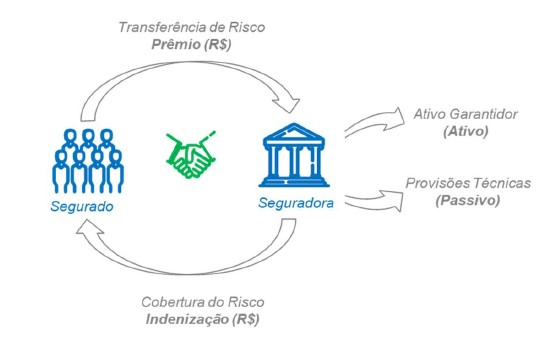
#> input picture Images/fluxo_seguro.jpg, 538 x 339 px, found by its file name
$ jupyter execute --allow-errors PO_245_FinML_PSJ.ipynb
#> lines starting #> are read from the running program, lines starting #| are printed output that depends on the picture
<a href="https://colab.research.google.com/github/paulodesouzajose/FinML/blob/main/PO_245_FinML_PSJ.ipynb" target="_parent"></a>

[cell 1]
# Bloco de importação dos pacotes e bibliotecas
import cv2
import matplotlib.pyplot as plt
import numpy as np
import pandas as pd

# **Insurance Asset Liability Management: uma aplicação de aprendizado de máquina à estruturação de estratégia de investimentos para o setor de seguros**

## **PO 245 - Aprendizado de Máquina em Finanças Quantitativas**

###Projeto | Etapa I

##1.   Formalização do Problema
  ### 1.1   Contextualização
O mercado de seguros brasileiro vive cotidianamente um
importante dilema no que tange à gestão de ativos e passivos, principalmente pelas características específicas do setor quanto aos limites regulatórios referentes às aplicações de ativos e ainda à característica e natureza comportamental de seu passivo. Antes de explorarmos a fundo tal dilema, é preciso detalhar de maneira breve como uma empresa do setor atua.\
  A empresa atuante neste setor, usualmente é conhecida como seguradora. A seguradora ocupa uma importante posição na sociedade proporcionando estabilidade financeira perante acontecimentos imprevistos, indesejáveis e imensuráveis. Tal oferta de estabilidade financeira é realizada em troca de um valor monetário, valor este que é denominado prêmio. Os acontecimentos imprevistos, indesejáveis e imensuráveis são conhecidos como sinistros, estes que estão cobertos em acordância com a cobertura contratada perante a seguradora, observando sempre o limite de indenização estabelecido. O fluxo generalizado de operação de uma seguradora pode ser visto na figura 1 abaixo.

[cell 2]
# Plot de imagem do fluxo geral de uma seguradora
img_fluxo = cv2.imread("/content/Imagens/fluxo_seguro.jpg")
#> img_fluxo is the input picture: shape (339, 538, 3); mean B, G, R 248.8, 247.6, 244
plt.imshow(img_fluxo, cmap='gray', vmin=0, vmax=255)
plt.axis('off')

*Figura 1: Fluxo generalizado de operação de uma seguradora.*

Com base nesta explanação inicial do funcionamento de uma seguradora, temos a identificação do componente base do dilema anteriormente citado: O recebimento do prêmio, apesar de estar à mercê do risco de crédito, é dado como previsível em um horizonte temporal definido. Por outro lado, o desembolso a titulo de indenização de sinistro, não o é, pois tal concretização deste evento sofre das consequências estocásticas, ou seja, não é possível realizar a previsão, *a priori*.\
  Para tal descasamento de fluxo de caixa e visando garantir a estabilidade dos resultados da operação, as seguradoras realizam estimativas majoritariamente estatísticas, utilizando médias simples e/o ponderadas, para constituir uma provisão para sinistros, constituição esta que terá como contraparte, parte do prêmio do segurado, tal parcela do prêmio que será atribuída à provisão é denominada como ativo garantidor, e são os ativos garantidores que serão investidos com o objetivo de obter receita financeira, potencializando, caso a estratégia adotada seja eficiente, o resultado gerado pela operação, resultado operacional, e ainda honrando as saídas futuras de caixa. A relação entre o ativo garantidor e as saídas futuras de caixa pode ser vista na figura 2 abaixo.

[cell 3]
# Plot de imagem do fluxo de pagamentos

img_CF = cv2.imread("/content/Imagens/fluxo_pgto.jpg")
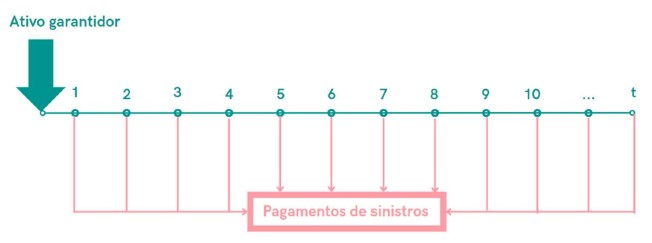
#> input picture Images/fluxo_pgto.jpg, 652 x 243 px, found by its file name
#> img_CF is the input picture: shape (243, 652, 3); mean B, G, R 248.1, 247.9, 247.6
plt.imshow(img_CF, cmap='gray', vmin=0, vmax=255)
plt.axis('off')

  *Figura 2: Representação do modelo de fluxo de caixa*

O dilema entre a gestão de ativos e passivos é conhecido como Asset Liability Management, o qual tem seu objetivo básico definido [1] como a busca pela melhor alocação de um volume de recursos em um portfólio de ativos quando essa alocação não é livre. No caso específico do setor de seguros, a alocação é restringida pelas saídas de caixa as quais são, em sua grande parte, pagamentos de indenizações de sinistros, que possuem natureza aleatória. Completando as características do setor, ainda temos restrições impostas pelo órgão regulador máximo nacional para seguros, Conselho Monetário Nacional - CMN, quanto aos limites de investimento dos ativos garantidores observando as classes dos ativos disponíveis. Tais restrições podem ser encontradas na resolução 4.444/2015, que estão disponíveis abaixo na tabela 1:

[cell 4]
# Plot de imagem dos limites regulatórios existentes

img_tabela1 = cv2.imread("/content/Imagens/resol_4.444_2015.jpg")
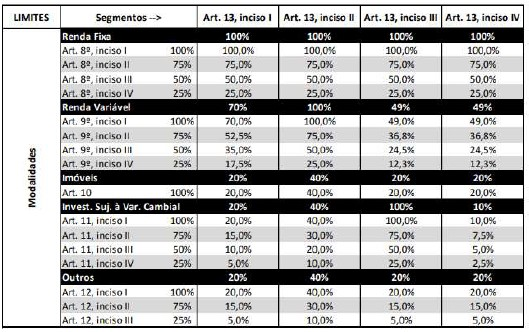
#> input picture Images/resol_4.444_2015.jpg, 529 x 332 px, found by its file name
#> img_tabela1 is the input picture: shape (332, 529, 3); mean B, G, R 178.8, 178.8, 178.8
plt.imshow(img_tabela1, cmap='gray', vmin=0, vmax=255)
plt.axis('off')
